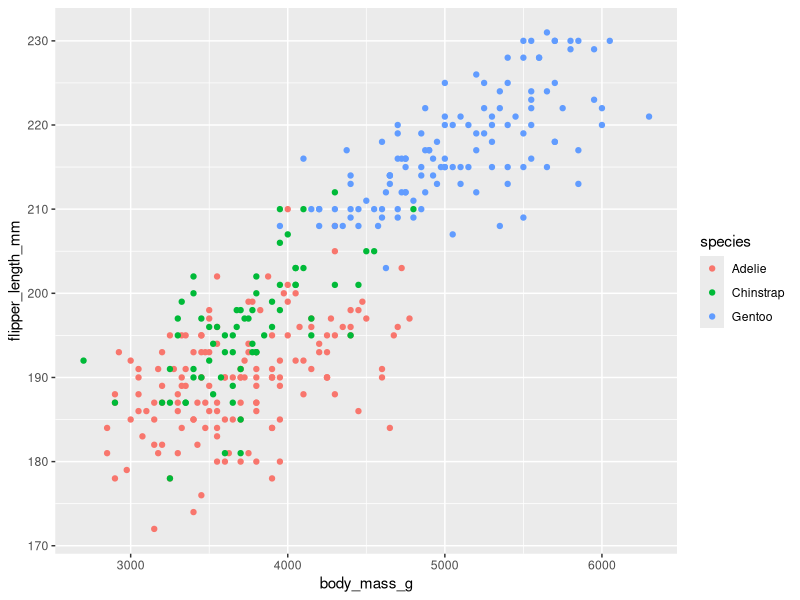
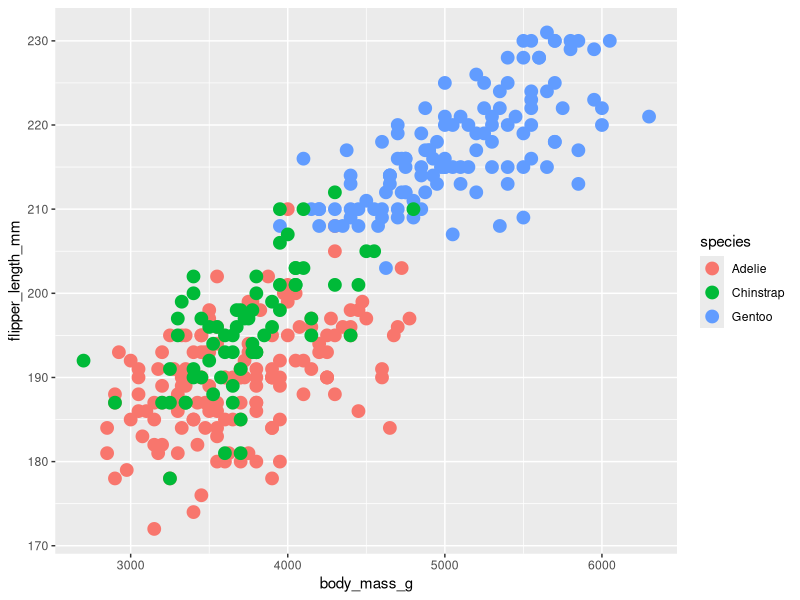

R code for these plots, in order:
## ---- chunk 1
knitr::opts_chunk$set(echo = TRUE)
library(tidyverse)
library(palmerpenguins)
## ---- chunk 2
ggplot(data=penguins, aes(x = body_mass_g , y = flipper_length_mm)) +
  geom_point(aes(color = species))

##aes is used for mapping variables

ggplot(data=penguins, aes(x = body_mass_g , y = flipper_length_mm)) +
  geom_point(aes(color = species), size = 4)

## can change size to non variable outside of aes
